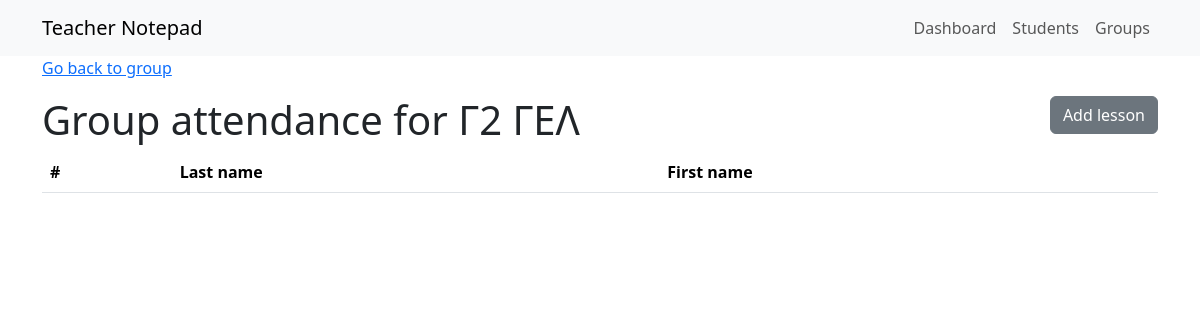
Before: /dashboard/group/3/attendance with the older database file.
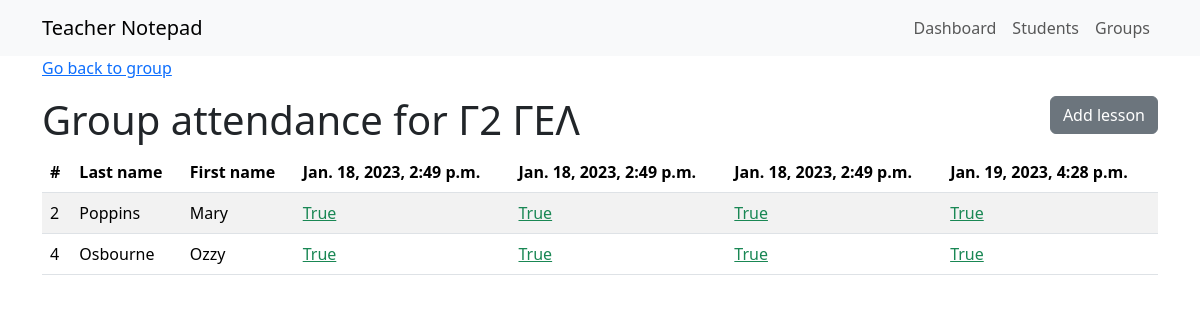
After: the same page with the newer database file.
### teachernotepad/models.py (models this page shows, shortened)
class Group(models.Model):
    title = models.CharField(max_length=60)
    subject = models.CharField(max_length=60, blank=True)
    students = models.ManyToManyField(Student, blank=True)

class Lesson(models.Model):
    datetime = models.DateTimeField(default=timezone.now)
    group = models.ForeignKey(Group, on_delete=models.CASCADE)
    attendances = models.ManyToManyField(Student, through='Attendance')

class Student(models.Model):
    first_name = models.CharField(max_length=40)
    last_name = models.CharField(max_length=40)
    email = models.EmailField(blank=True)
    comments = models.TextField(blank=True)

class Attendance(models.Model):
    lesson = models.ForeignKey(Lesson, on_delete=models.CASCADE)
    student = models.ForeignKey(Student, on_delete=models.CASCADE)
    state = models.BooleanField(default=True)
    class Meta:
        constraints = [
            models.UniqueConstraint(fields=['lesson', 'student'], name='lesson_student')
        ]

### teachernotepad/views.py (the view)
# urls.py: path('group/<int:pk>/attendance', views.GroupAttendanceView.as_view(), name='group-attendance'),
class GroupAttendanceView(generic.DetailView):
    model = Group
    template_name = 'teachernotepad/group_attendance.html'
    def get_context_data(self, **kwargs):
        context = super().get_context_data(**kwargs)
        group_attendaces = Attendance.objects.filter(lesson__group=self.object.id).order_by('student', 'lesson__datetime')
        context['group_attendaces'] = group_attendaces
        return context

### teachernotepad/templatetags/my_extras.py (called while the page is built)
@register.filter
def attendace_color_class(state):
    if state:
        return "link-success"
    else:
        return "link-danger"

### teachernotepad/templates/teachernotepad/group_attendance.html
{% extends 'base.html' %}
{% load my_extras %}
{% block content %}
    <p><a href="{% url 'group-detail' group.id %}">Go back to group</a></p>
    <section class="d-flex justify-content-between">
        <h1>Group attendance for {{ group.title}}</h1>
        <div>
            <span><a href="{% url 'group-lesson-create' group.id %}" class="btn btn-secondary">Add lesson</a></span>
        </div>
    </section>
    <table class="table table-striped table-hover">
        <thead>
            <tr>
                <th scope="col">#</th>
                <th scope="col">Last name</th>
                <th scope="col">First name</th>
                {% for lesson in group.lesson_set.all  %}
                    <th>{{ lesson.datetime }}</th>
                {% endfor %}
            </tr>
        </thead>
        <tbody>
            {% regroup group_attendaces by student as students_list %}
            {% for item in  students_list %}
                <tr>
                    <td>{{ item.grouper.id }}</td>
                    <td>{{ item.grouper.last_name }}</td>
                    <td>{{ item.grouper.first_name }}</td>
                    {% for attendance in item.list  %}
                        <td class=""><a href="{% url 'attendance-update' attendance.id %}" class="{{ attendance.state | attendace_color_class}}">{{ attendance.state }}</a></td>
                    {% endfor %}
                </tr>
            {% endfor %}
        </tbody>
</table>
{% endblock content %}

### teachernotepad/templates/base.html (shortened to what this page needs)
<!doctype html>
<html lang="en">
  <head>
    {% load bootstrap5 %}
    {% bootstrap_css %}
    <link rel="stylesheet" href="https://cdn.jsdelivr.net/npm/bootstrap-icons@1.10.3/font/bootstrap-icons.css">
  </head>
  <body>
    {% include 'header.html' %}
    <div class="container">
        {% block content %}
        {% endblock content %}
    </div>
  </body>
</html>

### teachernotepad/templates/header.html (shortened to what this page needs)
<header>
    <nav class="navbar navbar-expand-lg bg-body-tertiary">
        <div class="container">
          <a class="navbar-brand" href="#">Teacher Notepad</a>
          <div class="collapse navbar-collapse" id="navbarNavAltMarkup">
            <div class="navbar-nav ms-auto">
              <a class="nav-link" href="{% url 'dashboard' %}">Dashboard</a>
              <a class="nav-link" href="{% url 'student-list' %}">Students</a>
              <a class="nav-link" href="{% url 'group-list' %}">Groups</a>
            </div>
          </div>
        </div>
      </nav>
</header>

Changed rows visible on the page:
added Lesson: datetime "Jan. 18, 2023, 2:49 p.m."
added Lesson: datetime "Jan. 18, 2023, 2:49 p.m."
added Lesson: datetime "Jan. 18, 2023, 2:49 p.m."
added Lesson: datetime "Jan. 19, 2023, 4:28 p.m."
now on this page (row unchanged): Student: grouper.id "2", grouper.last_name "Poppins", grouper.first_name "Mary"
added Attendance: state "True", shown under "2"
added Attendance: state "True", shown under "2"
added Attendance: state "True", shown under "2"
added Attendance: state "True", shown under "2"
now on this page (row unchanged): Student: grouper.id "4", grouper.last_name "Osbourne", grouper.first_name "Ozzy"
added Attendance: state "True", shown under "4"
added Attendance: state "True", shown under "4"
added Attendance: state "True", shown under "4"
added Attendance: state "True", shown under "4"
